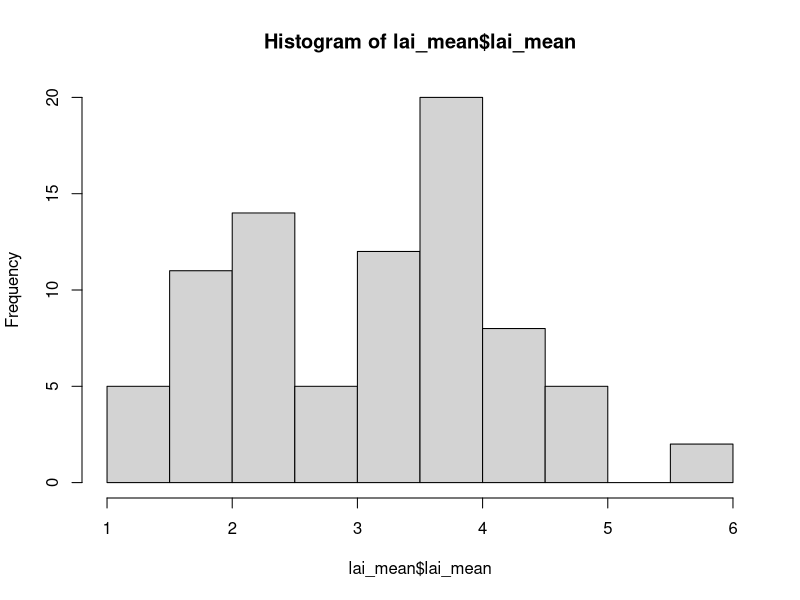

Generate this figure with R:
library(dplyr)
library(magrittr)
library(data.table)
library(emmeans)

# load computed lai values
lai = read.csv('SLK0719_calc.csv', header = T)

# load raw light data and combine
lai_raw = read.csv('SLK0719_edited_4r.csv', header = F)
colnames(lai_raw)[2] = 'B_Obs'
colnames(lai_raw)[10] = 'Plot_raw'
lai_raw$Plot = sapply(strsplit(as.character(lai_raw$Plot_raw), 'P'), '[', 2)
lai_plus = left_join(lai, lai_raw, by = 'B_Obs')

# aggregate
lai_group = group_by(lai_plus, Plot)
lai_mean = summarise(lai_group, lai_mean = mean(LAI), lai_sd = sd(LAI), lai_n = n())
lai_mean$Plot

hist(lai_mean$lai_mean)
nrow(lai_mean)

# write.csv(lai_mean, '../clean/lai_mean_SLK0719.csv')
